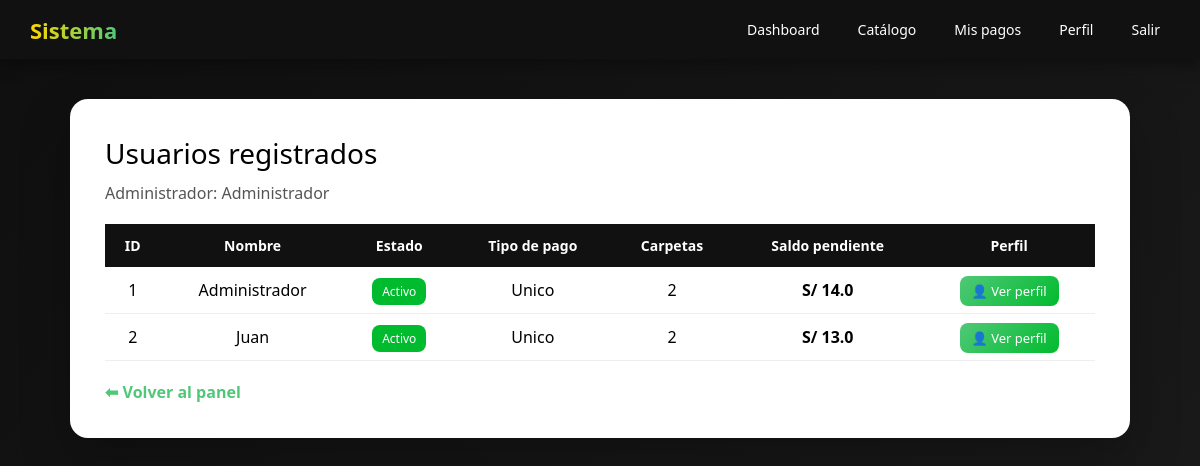
Screenshot of /admin/usuarios (signed in) with the database file from the repository.
### tables this page shows
CREATE TABLE "usuarios" (
"ID" INTEGER,
  "Nombre" TEXT,
  "Password" TEXT,
  "Tipo_pago" TEXT,
  "Carpetas_compradas" TEXT,
  "Carpetas_asignadas" INTEGER,
  "Monto_base" INTEGER,
  "Pago_confirmado" TEXT,
  "Fecha_registro" TEXT,
  "Estado" TEXT,
  "Fecha_ultimo_pago" TEXT,
  "Fecha_vencimiento" TEXT,
  "Rol" TEXT,
  "Debe_cambiar_password" INTEGER,
  "Debe_elegir_plan" INTEGER
);

### app.py (the view)
@app.route("/admin/usuarios")
def admin_usuarios():
    if "user_id" not in session or session["rol"] != "Admin":
        return redirect(url_for("login"))
    users_df = load_users()
    pagos_df = load_payments()
    users_df["ID"] = users_df["ID"].astype(int)
    usuarios = []
    for _, u in users_df.iterrows():
        user_id = int(u["ID"])
        estado = get_account_status(user_id)
        usuarios.append({
            "id": user_id,                                 # int puro
            "nombre": str(u["Nombre"]),                    # str puro
            "estado": str(u["Estado"]),                    # str puro
            "tipo_pago": str(u["Tipo_pago"]),              # str puro
            "carpetas": int(u["Carpetas_asignadas"]),      # int puro
            "saldo": float(estado["SaldoPendiente"]) if estado else 0.0
        })
    return render_template(
        "usuarios_admin.html",
        usuarios=usuarios,
        nombre=str(session["nombre"])
    )
    return render_template(
        "usuarios_admin.html",
        usuarios=usuarios,
        nombre=session["nombre"]
    )

### app.py (called while the page is built)
@app.context_processor
def inject_now():
    return {'now': datetime.utcnow}

### calculations.py (called while the page is built)
def get_account_status(user_id):
    users_df = load_users()
    payments_df = load_payments()
    if users_df.empty:
        return None
    if user_id not in users_df["ID"].values:
        return None
    user = users_df[users_df["ID"] == user_id]
    monto_base = user.iloc[0]["Monto_base"]
    pagos_usuario = payments_df[
        (payments_df["Usuario_ID"] == user_id) &
        (payments_df["Estado"] == "Aprobado")
    ]
    total_pagado = pagos_usuario["Monto"].sum() if not pagos_usuario.empty else 0
    saldo_pendiente = monto_base - total_pagado
    return {
        "MontoBase": monto_base,
        "TotalPagado": total_pagado,
        "SaldoPendiente": saldo_pendiente
    }

### database.py (called while the page is built)
def get_connection():
    database_url = os.environ.get("DATABASE_URL")
    if database_url:
        url = urlparse(database_url)
        conn = psycopg2.connect(
            host=url.hostname,
            port=url.port,
            user=url.username,
            password=url.password,
            dbname=url.path[1:]
        )
        return conn
    else:
        return sqlite3.connect(DB_NAME)

def load_users():
    initialize_database()
    conn = get_connection()
    df = pd.read_sql_query("SELECT * FROM usuarios", conn)
    conn.close()
    return df

def load_payments():
    initialize_database()
    conn = get_connection()
    df = pd.read_sql_query("SELECT * FROM pagos", conn)
    conn.close()
    return df

### templates/usuarios_admin.html (shortened to what this page needs)
{% extends "base.html" %}
{% block content %}
<div class="users-container">
<div class="users-card">
<div class="page-title">
Usuarios registrados
</div>
<div class="admin-name">
Administrador: {{ nombre }}
</div>
<table class="users-table">
<tr>
<th>ID</th>
<th>Nombre</th>
<th>Estado</th>
<th>Tipo de pago</th>
<th>Carpetas</th>
<th>Saldo pendiente</th>
<th>Perfil</th>
</tr>
{% for u in usuarios %}
<tr>
<td>{{ u.id }}</td>
<td>{{ u.nombre }}</td>
<td>
{% if u.estado == "Activo" %}
<span class="badge-activo">Activo</span>
{% else %}
<span class="badge-inactivo">{{ u.estado }}</span>
{% endif %}
</td>
<td>{{ u.tipo_pago }}</td>
<td>{{ u.carpetas }}</td>
<td><strong>S/ {{ u.saldo }}</strong></td>
<td>
<a class="profile-btn" href="/admin/usuario/{{ u.id }}">
👤 Ver perfil
</a>
</td>
</tr>
{% endfor %}
</table>
<a class="back-link" href="/dashboard">
⬅ Volver al panel
</a>
</div>
</div>
{% endblock %}

### templates/base.html (shortened to what this page needs)
<!DOCTYPE html>
<html lang="es">
<head>
</head>
<body>
<div class="navbar">
<div class="logo">
Sistema
</div>
<div class="nav-links">
<a href="/dashboard">Dashboard</a>
<a href="/catalogo">Catálogo</a>
<a href="/mis_pagos">Mis pagos</a>
<a href="/perfil">Perfil</a>
<a href="/logout">Salir</a>
</div>
</div>
<div class="main-container">
{% block content %}
{% endblock %}
</div>
</body>
</html>

### templates/base.html (style rules this page uses)
:root { --emerald:#50C878; --green:#00bb2d; --gold:#FFD700; --cyan:#00FFFF; --indigo:#403F6F; }
* { margin:0; padding:0; box-sizing:border-box; font-family:Segoe UI,Roboto,Arial; }
body { background:linear-gradient(135deg,#0f0f0f,#1b1b1b); color:white; min-height:100vh; }
.navbar { background:#111; padding:14px 30px; display:flex; align-items:center; justify-content:space-between; box-shadow:0 5px 15px rgba(0,0,0,0.4); }
.logo { font-size:22px; font-weight:bold; background:linear-gradient(90deg,var(--gold),var(--emerald)); background-clip: text; -webkit-background-clip: text; -webkit-text-fill-color: transparent; }
.nav-links { display:flex; gap:18px; }
.nav-links a { text-decoration:none; color:white; font-size:14px; padding:6px 10px; border-radius:8px; transition:0.25s; }
.main-container { max-width:1100px; margin:40px auto; padding:0 20px; }

### templates/usuarios_admin.html (style rules this page uses)
.users-container { max-width:1100px; margin:40px auto; }
.users-card { background:white; color:black; padding:35px; border-radius:18px; box-shadow:0 20px 50px rgba(0,0,0,0.25); }
.page-title { font-size:28px; margin-bottom:10px; }
.admin-name { color:#555; margin-bottom:20px; }
.users-table { width:100%; border-collapse:collapse; margin-top:20px; }
.users-table th { background:#111; color:white; padding:12px; font-size:14px; }
.users-table td { padding:12px; border-bottom:1px solid #eee; text-align:center; }
.badge-activo { background:#00bb2d; color:white; padding:5px 10px; border-radius:8px; font-size:12px; }
.profile-btn { padding:6px 12px; border-radius:8px; background:linear-gradient(135deg,var(--emerald),var(--green)); color:white; text-decoration:none; font-size:13px; transition:0.2s; }
.back-link { display:inline-block; margin-top:20px; text-decoration:none; color:var(--emerald); font-weight:600; }

### rows the page displays
usuarios: Nombre "Administrador", id "1", nombre "Administrador", Estado "Activo", tipo_pago "Unico", carpetas "2", saldo "14.0"
usuarios: id "2", nombre "Juan", Estado "Activo", tipo_pago "Unico", carpetas "2", saldo "13.0"
